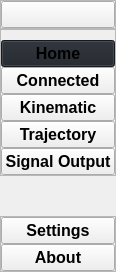
     <widget class="QCustomSlideMenu" name="leftMenu" native="true">
      <property name="maximumSize">
       <size>
        <width>40</width>
        <height>16777215</height>
       </size>
      </property>
      <layout class="QVBoxLayout" name="verticalLayout">
       <property name="spacing">
        <number>0</number>
       </property>
       <property name="leftMargin">
        <number>0</number>
       </property>
       <property name="topMargin">
        <number>0</number>
       </property>
       <property name="rightMargin">
        <number>0</number>
       </property>
       <property name="bottomMargin">
        <number>0</number>
       </property>
       <item>
        <widget class="QWidget" name="leftMenuSub" native="true">
         <layout class="QVBoxLayout" name="verticalLayout_2">
          <property name="spacing">
           <number>0</number>
          </property>
          <property name="leftMargin">
           <number>0</number>
          </property>
          <property name="topMargin">
           <number>0</number>
          </property>
          <property name="rightMargin">
           <number>0</number>
          </property>
          <property name="bottomMargin">
           <number>0</number>
          </property>
          <item alignment="Qt::AlignTop">
           <widget class="QFrame" name="frame">
            <property name="frameShape">
             <enum>QFrame::StyledPanel</enum>
            </property>
            <property name="frameShadow">
             <enum>QFrame::Raised</enum>
            </property>
            <layout class="QHBoxLayout" name="horizontalLayout_2">
             <property name="spacing">
              <number>0</number>
             </property>
             <property name="leftMargin">
              <number>0</number>
             </property>
             <property name="topMargin">
              <number>0</number>
             </property>
             <property name="rightMargin">
              <number>0</number>
             </property>
             <property name="bottomMargin">
              <number>0</number>
             </property>
             <item>
              <widget class="QPushButton" name="menuBtn">
               <property name="font">
                <font>
                 <family>Arial</family>
                 <pointsize>12</pointsize>
                 <weight>75</weight>
                 <bold>true</bold>
                </font>
               </property>
               <property name="toolTip">
                <string>Menu</string>
               </property>
               <property name="text">
                <string/>
               </property>
               <property name="icon">
                <iconset resource="resources.qrc">
                 <normaloff>:/icons/icons/align-justify.svg</normaloff>:/icons/icons/align-justify.svg</iconset>
               </property>
               <property name="iconSize">
                <size>
                 <width>24</width>
                 <height>24</height>
                </size>
               </property>
              </widget>
             </item>
            </layout>
           </widget>
          </item>
          <item alignment="Qt::AlignTop">
           <widget class="QFrame" name="frame_2">
            <property name="sizePolicy">
             <sizepolicy hsizetype="Preferred" vsizetype="Preferred">
              <horstretch>0</horstretch>
              <verstretch>0</verstretch>
             </sizepolicy>
            </property>
            <property name="frameShape">
             <enum>QFrame::StyledPanel</enum>
            </property>
            <property name="frameShadow">
             <enum>QFrame::Raised</enum>
            </property>
            <layout class="QVBoxLayout" name="verticalLayout_3">
             <property name="spacing">
              <number>0</number>
             </property>
             <property name="leftMargin">
              <number>0</number>
             </property>
             <property name="topMargin">
              <number>10</number>
             </property>
             <property name="rightMargin">
              <number>0</number>
             </property>
             <property name="bottomMargin">
              <number>0</number>
             </property>
             <item>
              <widget class="QPushButton" name="homeBtn">
               <property name="font">
                <font>
                 <family>Arial</family>
                 <pointsize>12</pointsize>
                 <weight>75</weight>
                 <bold>true</bold>
                </font>
               </property>
               <property name="toolTip">
                <string>Home</string>
               </property>
               <property name="styleSheet">
                <string notr="true">background-color:#1f232a;</string>
               </property>
               <property name="text">
                <string>Home</string>
               </property>
               <property name="icon">
                <iconset resource="resources.qrc">
                 <normaloff>:/icons/icons/home.svg</normaloff>:/icons/icons/home.svg</iconset>
               </property>
               <property name="iconSize">
                <size>
                 <width>24</width>
                 <height>24</height>
                </size>
               </property>
              </widget>
             </item>
             <item>
              <widget class="QPushButton" name="connectBtn">
               <property name="font">
                <font>
                 <family>Arial</family>
                 <pointsize>12</pointsize>
                 <weight>75</weight>
                 <bold>true</bold>
                </font>
               </property>
               <property name="toolTip">
                <string>Conncect</string>
               </property>
               <property name="text">
                <string>Connected</string>
               </property>
               <property name="icon">
                <iconset resource="resources.qrc">
                 <normaloff>:/icons/icons/link.svg</normaloff>:/icons/icons/link.svg</iconset>
               </property>
               <property name="iconSize">
                <size>
                 <width>24</width>
                 <height>24</height>
                </size>
               </property>
              </widget>
             </item>
             <item>
              <widget class="QPushButton" name="kinematicBtn">
               <property name="font">
                <font>
                 <family>Arial</family>
                 <pointsize>12</pointsize>
                 <weight>75</weight>
                 <bold>true</bold>
                </font>
               </property>
               <property name="toolTip">
                <string>Kinematic</string>
               </property>
               <property name="text">
                <string>Kinematic</string>
               </property>
               <property name="icon">
                <iconset resource="resources.qrc">
                 <normaloff>:/icons/icons/aperture.svg</normaloff>:/icons/icons/aperture.svg</iconset>
               </property>
               <property name="iconSize">
                <size>
                 <width>24</width>
                 <height>24</height>
                </size>
               </property>
              </widget>
             </item>
             <item>
              <widget class="QPushButton" name="trajectoryBtn">
               <property name="font">
                <font>
                 <family>Arial</family>
                 <pointsize>12</pointsize>
                 <weight>75</weight>
                 <bold>true</bold>
                </font>
               </property>
               <property name="toolTip">
                <string>Trajectory</string>
               </property>
               <property name="text">
                <string>Trajectory</string>
               </property>
               <property name="icon">
                <iconset resource="resources.qrc">
                 <normaloff>:/icons/icons/bookmark.svg</normaloff>:/icons/icons/bookmark.svg</iconset>
               </property>
               <property name="iconSize">
                <size>
                 <width>24</width>
                 <height>24</height>
                </size>
               </property>
              </widget>
             </item>
             <item>
              <widget class="QPushButton" name="signalBtn">
               <property name="font">
                <font>
                 <family>Arial</family>
                 <pointsize>12</pointsize>
                 <weight>75</weight>
                 <bold>true</bold>
                </font>
               </property>
               <property name="toolTip">
                <string>Signal</string>
               </property>
               <property name="text">
                <string>Signal Output</string>
               </property>
               <property name="icon">
                <iconset resource="resources.qrc">
                 <normaloff>:/icons/icons/trello.svg</normaloff>:/icons/icons/trello.svg</iconset>
               </property>
               <property name="iconSize">
                <size>
                 <width>24</width>
                 <height>24</height>
                </size>
               </property>
              </widget>
             </item>
            </layout>
           </widget>
          </item>
          <item>
           <spacer name="verticalSpacer">
            <property name="orientation">
             <enum>Qt::Vertical</enum>
            </property>
            <property name="sizeHint" stdset="0">
             <size>
              <width>20</width>
              <height>40</height>
             </size>
            </property>
           </spacer>
          </item>
          <item alignment="Qt::AlignBottom">
           <widget class="QFrame" name="frame_3">
            <property name="frameShape">
             <enum>QFrame::StyledPanel</enum>
            </property>
            <property name="frameShadow">
             <enum>QFrame::Raised</enum>
            </property>
            <layout class="QVBoxLayout" name="verticalLayout_4">
             <property name="spacing">
              <number>0</number>
             </property>
             <property name="leftMargin">
              <number>0</number>
             </property>
             <property name="topMargin">
              <number>0</number>
             </property>
             <property name="rightMargin">
              <number>0</number>
             </property>
             <property name="bottomMargin">
              <number>0</number>
             </property>
             <item>
              <widget class="QPushButton" name="settingBtn">
               <property name="font">
                <font>
                 <family>Arial</family>
                 <pointsize>12</pointsize>
                 <weight>75</weight>
                 <bold>true</bold>
                </font>
               </property>
               <property name="toolTip">
                <string>Setting</string>
               </property>
               <property name="text">
                <string>Settings</string>
               </property>
               <property name="icon">
                <iconset resource="resources.qrc">
                 <normaloff>:/icons/icons/settings.svg</normaloff>:/icons/icons/settings.svg</iconset>
               </property>
               <property name="iconSize">
                <size>
                 <width>24</width>
                 <height>24</height>
                </size>
               </property>
              </widget>
             </item>
             <item>
              <widget class="QPushButton" name="aboutBtn">
               <property name="font">
                <font>
                 <family>Arial</family>
                 <pointsize>12</pointsize>
                 <weight>75</weight>
                 <bold>true</bold>
                </font>
               </property>
               <property name="toolTip">
                <string>About</string>
               </property>
               <property name="text">
                <string>About</string>
               </property>
               <property name="icon">
                <iconset resource="resources.qrc">
                 <normaloff>:/icons/icons/info.svg</normaloff>:/icons/icons/info.svg</iconset>
               </property>
               <property name="iconSize">
                <size>
                 <width>24</width>
                 <height>24</height>
                </size>
               </property>
              </widget>
             </item>
            </layout>
           </widget>
          </item>
         </layout>
        </widget>
       </item>
      </layout>
     </widget>
